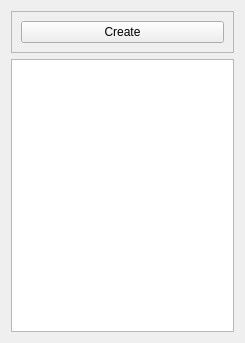
<?xml version="1.0" encoding="UTF-8"?>
<ui version="4.0">
 <class>AlbumListWidget</class>
 <widget class="QWidget" name="AlbumListWidget">
  <property name="geometry">
   <rect>
    <x>0</x>
    <y>0</y>
    <width>245</width>
    <height>343</height>
   </rect>
  </property>
  <property name="windowTitle">
   <string>Form</string>
  </property>
  <layout class="QVBoxLayout" name="verticalLayout">
   <item>
    <widget class="QFrame" name="frame">
     <property name="frameShape">
      <enum>QFrame::StyledPanel</enum>
     </property>
     <property name="frameShadow">
      <enum>QFrame::Raised</enum>
     </property>
     <layout class="QHBoxLayout" name="horizontalLayout">
      <item>
       <widget class="QPushButton" name="createAlbumButton">
        <property name="text">
         <string>Create</string>
        </property>
        <property name="icon">
         <iconset resource="resource.qrc">
          <normaloff>:/resources/icons/note_add.svg</normaloff>:/resources/icons/note_add.svg</iconset>
        </property>
       </widget>
      </item>
     </layout>
    </widget>
   </item>
   <item>
    <widget class="QListView" name="albumList"/>
   </item>
  </layout>
 </widget>
 <resources>
  <include location="resource.qrc"/>
 </resources>
 <connections/>
</ui>
